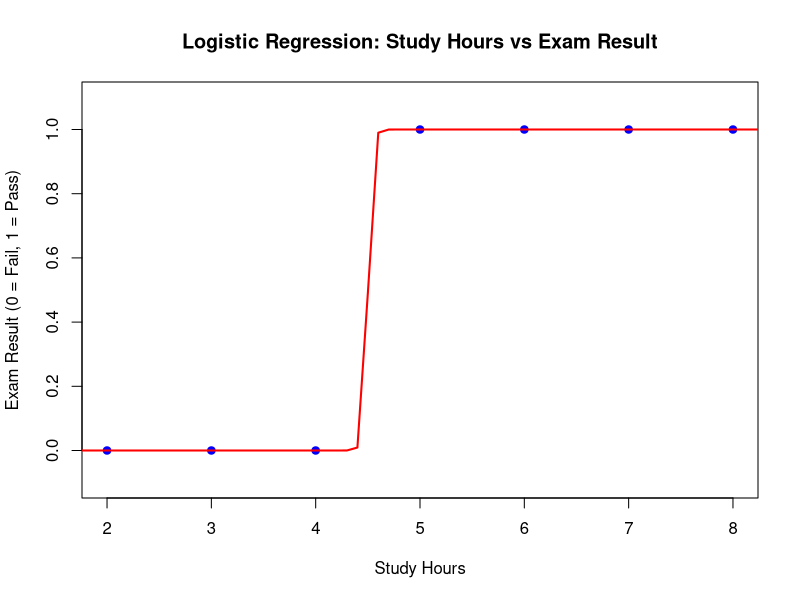

This chart was generated by the following R code:
#Abhijeet Karne
#Practical No.7
# Data
study_hours <- c(2, 3, 4, 5, 6, 7, 8)
exam_result <- c(0, 0, 0, 1, 1, 1, 1)
# Fit the logistic regression model
logistic_model <- glm(exam_result ~ study_hours, family = binomial)
# Summarize the model
summary(logistic_model)
# Create a sequence of study hours for predictions
new_study_hours <- seq(1, 9, by = 0.1)
predicted_probabilities <- predict(logistic_model, newdata = data.frame(study_hours = new_study_hours), type = "response")

# Plot the original data
plot(study_hours, exam_result, 
     main = "Logistic Regression: Study Hours vs Exam Result", 
     xlab = "Study Hours", ylab = "Exam Result (0 = Fail, 1 = Pass)", 
     pch = 19, col = "blue", ylim = c(-0.1, 1.1))

# Add the logistic regression curve
lines(new_study_hours, predicted_probabilities, col = "red", lwd = 2)